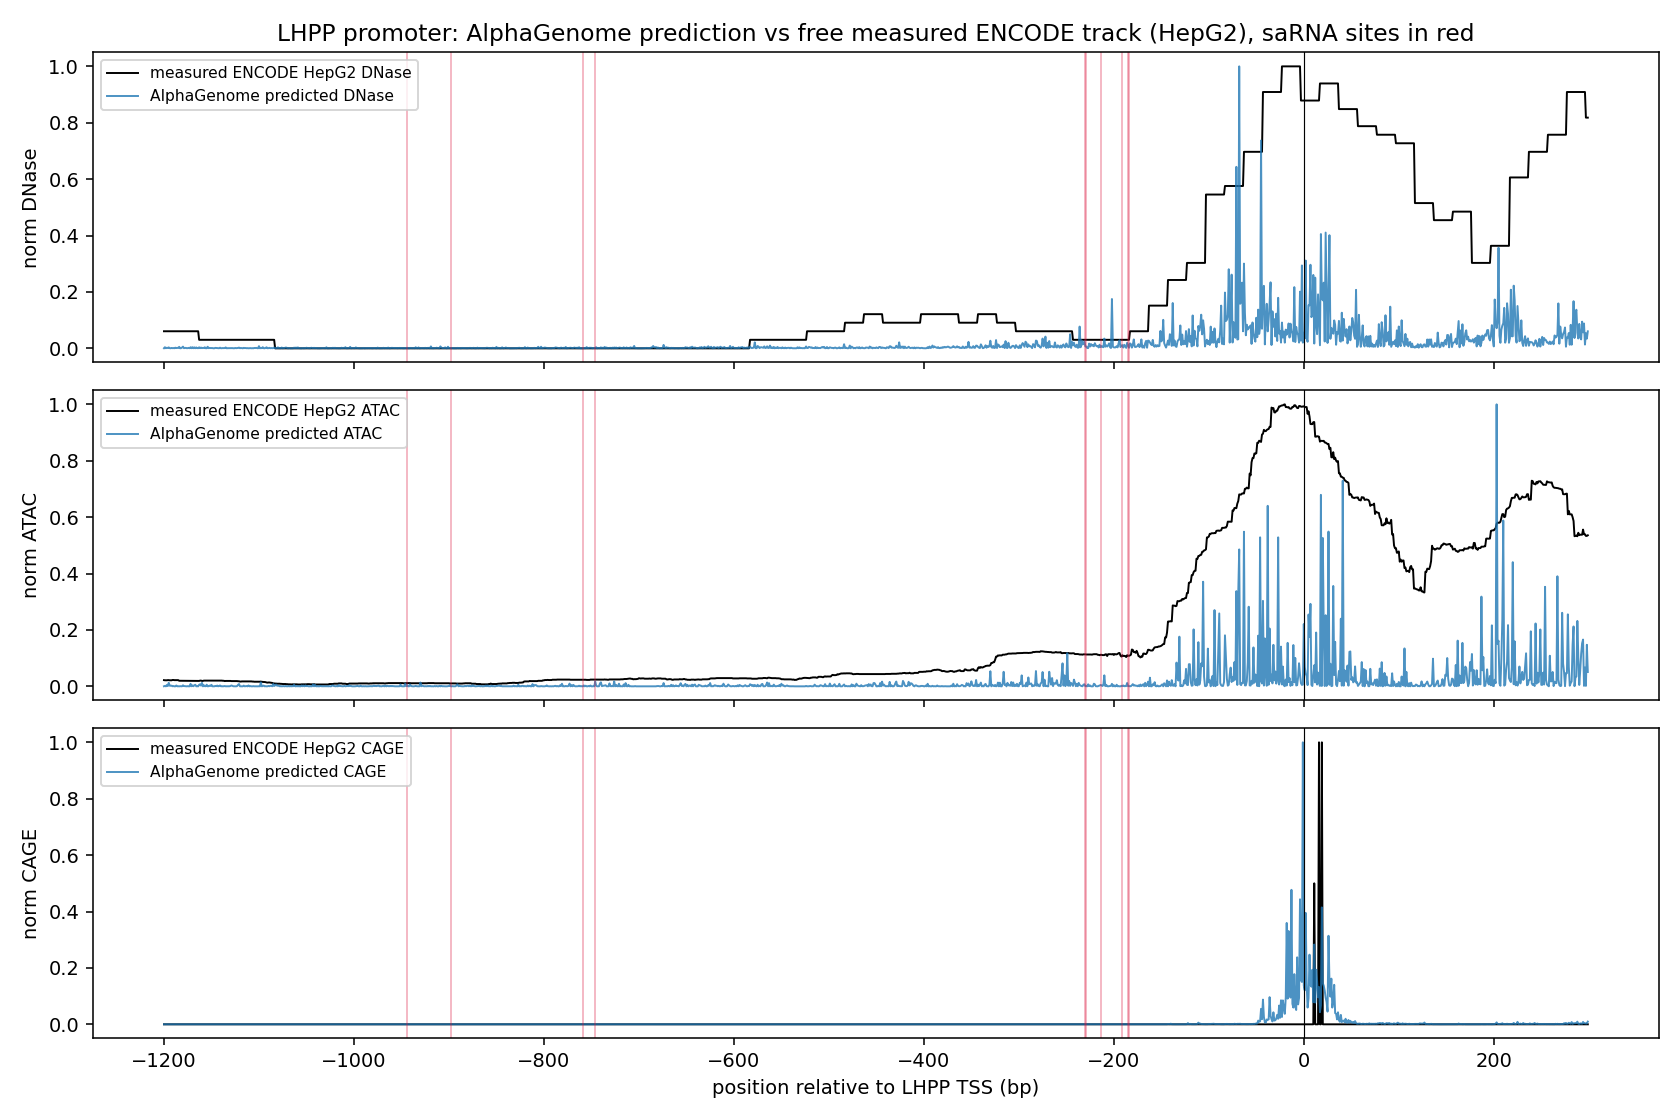

Generate this figure with Python:
"""saRNA target selection: AlphaGenome PREDICTED tracks vs the free MEASURED ENCODE
tracks (HepG2), both against measured LHPP activation (Bi et al. 2024).
For a known human promoter in a common cell line the prediction reproduces the public
track, so it adds nothing a free ENCODE download does not already give you.
"""
import os, requests, numpy as np, pandas as pd, pyBigWig
import matplotlib; matplotlib.use("Agg"); import matplotlib.pyplot as plt
from scipy.stats import spearmanr
from alphagenome.data import genome
from alphagenome.models import dna_client

OUT=os.path.dirname(os.path.abspath(__file__))
CHROM="chr10"; TSS=124461823
LEADS=[("RAG7-133",-185,3.65),("RAG7-162",-214,2.98),("RAG7-694",-746,2.70),
       ("RAG7-892",-944,2.70),("RAG7-177",-229,2.48),("RAG7-132",-184,2.35),
       ("RAG7-178",-230,2.08),("RAG7-846",-898,1.65),("RAG7-139",-191,2.25),
       ("RAG7-707",-759,1.43)]
# measured ENCODE HepG2 bigWigs (GRCh38)
MEAS={"DNase":"https://www.encodeproject.org/files/ENCFF995ZMK/@@download/ENCFF995ZMK.bigWig",
      "ATAC": "https://www.encodeproject.org/files/ENCFF645OHB/@@download/ENCFF645OHB.bigWig",
      "CAGE": "https://www.encodeproject.org/files/ENCFF452THO/@@download/ENCFF452THO.bigWig"}
OT={"DNase":dna_client.OutputType.DNASE,"ATAC":dna_client.OutputType.ATAC,
    "CAGE":dna_client.OutputType.CAGE}
def open_bw(u): return pyBigWig.open(requests.head(u,allow_redirects=True,timeout=60).url)
bw={k:open_bw(u) for k,u in MEAS.items()}

client=dna_client.create(os.environ["ALPHAGENOME_API_KEY"])
L=dna_client.SEQUENCE_LENGTH_100KB; istart=TSS-L//2; iend=istart+L
iv=genome.Interval(chromosome=CHROM,start=istart,end=iend)
out=client.predict_interval(interval=iv,organism=dna_client.Organism.HOMO_SAPIENS,
    requested_outputs=list(OT.values()),ontology_terms=None)
pred={"DNase":np.asarray(out.dnase.values,np.float32).mean(1),
      "ATAC": np.asarray(out.atac.values,np.float32).mean(1),
      "CAGE": np.asarray(out.cage.values,np.float32).mean(1)}

def wmax_bw(b,g,ln=19,pad=10):
    v=b.stats(CHROM,g-pad,g+ln+pad,type="max")[0]; return float(v) if v is not None else 0.0
def wmax_pred(a,g,ln=19,pad=10):
    o=g-istart; return float(a[max(0,o-pad):o+ln+pad].max())
def sp(x,y):
    if np.ptp(x)==0 or np.ptp(y)==0: return None,None
    return spearmanr(x,y)

rows=[]
for name,rel,act in LEADS:
    g=TSS+rel; r={"name":name,"rel_TSS":rel,"activation":act}
    for k in MEAS:
        r[f"meas_{k}"]=wmax_bw(bw[k],g); r[f"pred_{k}"]=wmax_pred(pred[k],g)
    rows.append(r)
df=pd.DataFrame(rows).sort_values("activation",ascending=False)
df.to_csv(OUT+"/sarna_vs_encode.csv",index=False)
print(df.to_string(index=False))
print("\nSpearman vs LHPP activation (n=10):")
print(f"{'track':6} {'measured ENCODE':>18} {'AlphaGenome pred':>18} {'agreement':>10}")
for k in MEAS:
    rM,pM=sp(df[f'meas_{k}'].values,df.activation.values)
    rP,pP=sp(df[f'pred_{k}'].values,df.activation.values)
    rMP,_=sp(df[f'meas_{k}'].values,df[f'pred_{k}'].values)
    mtxt="flat (no signal upstream)" if rM is None else f"{rM:+.3f} (p={pM:.2f})"
    ptxt="flat" if rP is None else f"{rP:+.3f} (p={pP:.2f})"
    atxt="n/a" if rMP is None else f"rho={rMP:+.2f}"
    print(f"{k:6} {mtxt:>18} {ptxt:>18} {atxt:>10}")

lo,hi=TSS-1200,TSS+300; xs=np.arange(lo,hi)-TSS
fig,axes=plt.subplots(3,1,figsize=(12,8),sharex=True)
for ax,k in zip(axes,["DNase","ATAC","CAGE"]):
    m=np.nan_to_num(np.array(bw[k].values(CHROM,lo,hi))); p=pred[k][(lo-istart):(hi-istart)]
    ax.plot(xs,m/(m.max()+1e-9),color="black",lw=1.0,label=f"measured ENCODE HepG2 {k}")
    ax.plot(xs,p/(p.max()+1e-9),color="tab:blue",lw=1.0,alpha=.8,label=f"AlphaGenome predicted {k}")
    for _,rel,_ in LEADS: ax.axvline(rel,color="crimson",alpha=.30,lw=1)
    ax.axvline(0,color="k",lw=.6); ax.set_ylabel(f"norm {k}"); ax.legend(loc="upper left",fontsize=8)
axes[0].set_title("LHPP promoter: AlphaGenome prediction vs free measured ENCODE track (HepG2), saRNA sites in red")
axes[2].set_xlabel("position relative to LHPP TSS (bp)")
fig.tight_layout(); fig.savefig(OUT+"/sarna_vs_encode.png",dpi=140)
for b in bw.values(): b.close()
print("SAVED")
